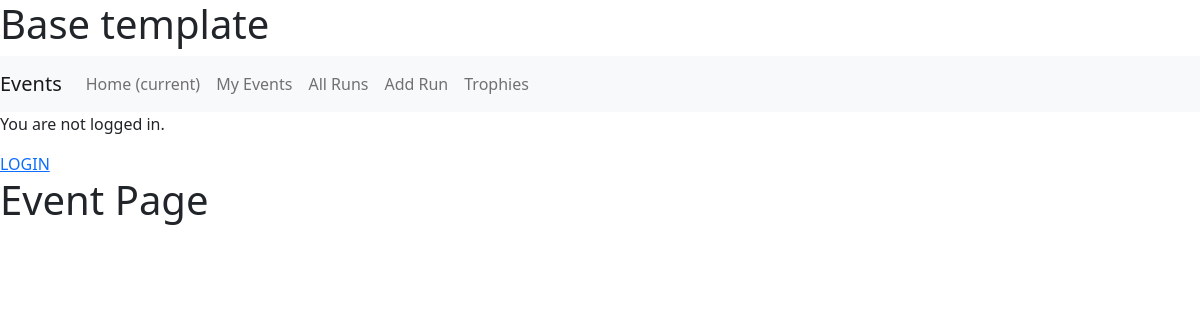
The page /events_app/list_events on the database as committed earlier.
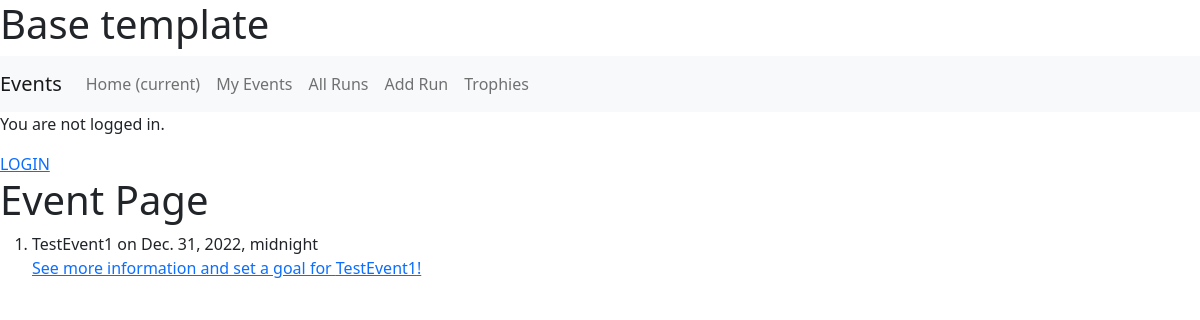
The same page on the database as committed later.
### events_app/models.py (models this page shows, shortened)
class Event(models.Model):
    name = models.CharField(max_length=500)
    date = models.DateTimeField()
    description = models.TextField()
    event_home_url = models.URLField()
    event_registration_url = models.URLField()

### events_app/views.py (the view)
# urls.py: path('list_events', EventListView.as_view(), name='list_events'),
class EventListView(ListView):
    model = Event
    context_object_name = "event_list"

### events_app/templates/events_app/event_list.html
{% extends "base.html" %}
{% block content %}
<h1>Event Page</h1>
<ol>
    {% for event in event_list %}
    <li>{{event.name}} on {{event.date}}</li>
    <a href="/events_app/event_detail/{{event.id}}">See more information and set a goal for {{event.name}}!</a>
    {% endfor %}
</ol>
{% endblock content %}

Rows that differ between the two databases and show on the page:
added Event: name "TestEvent1", date "Dec. 31, 2022, midnight"
